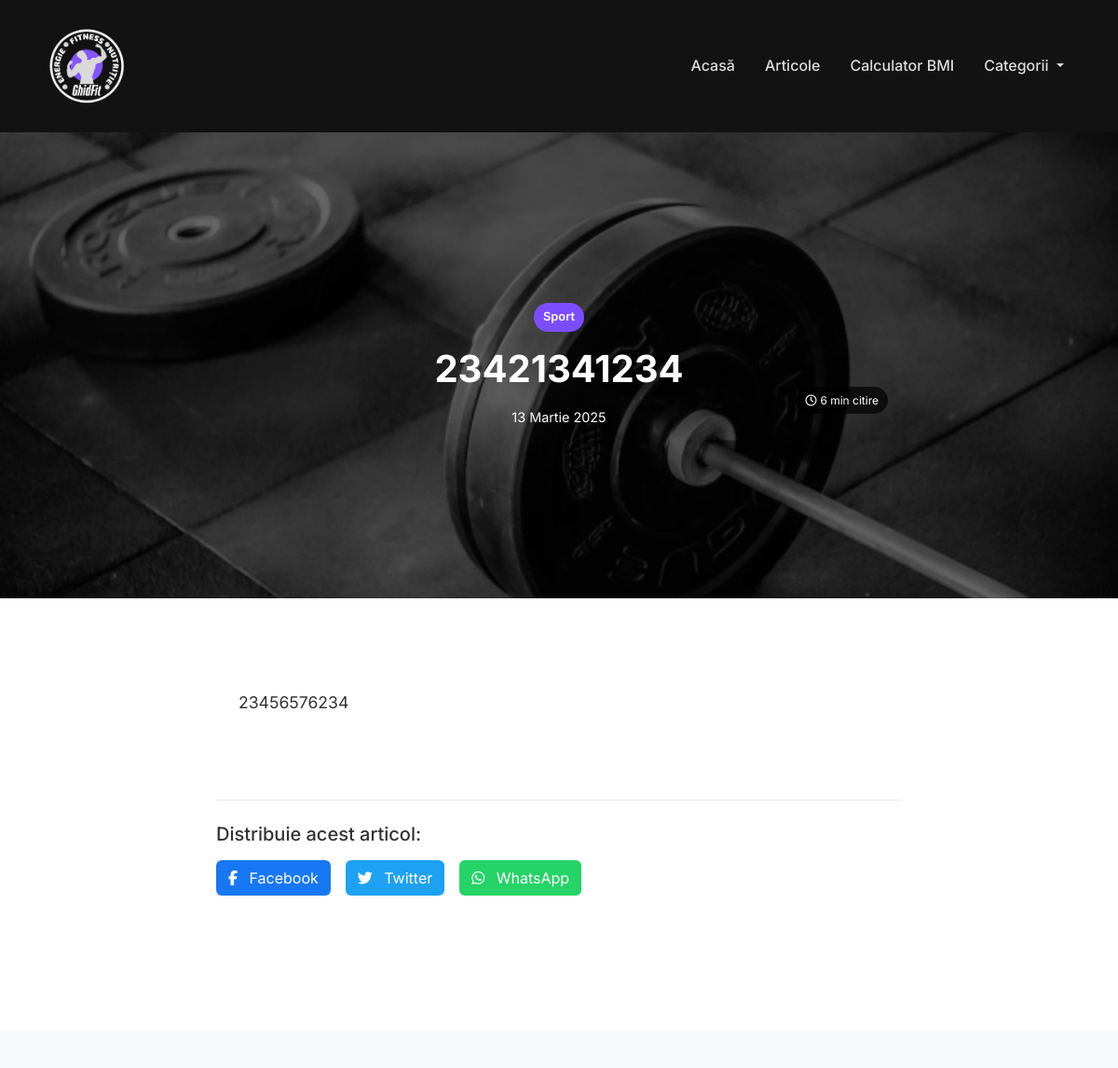
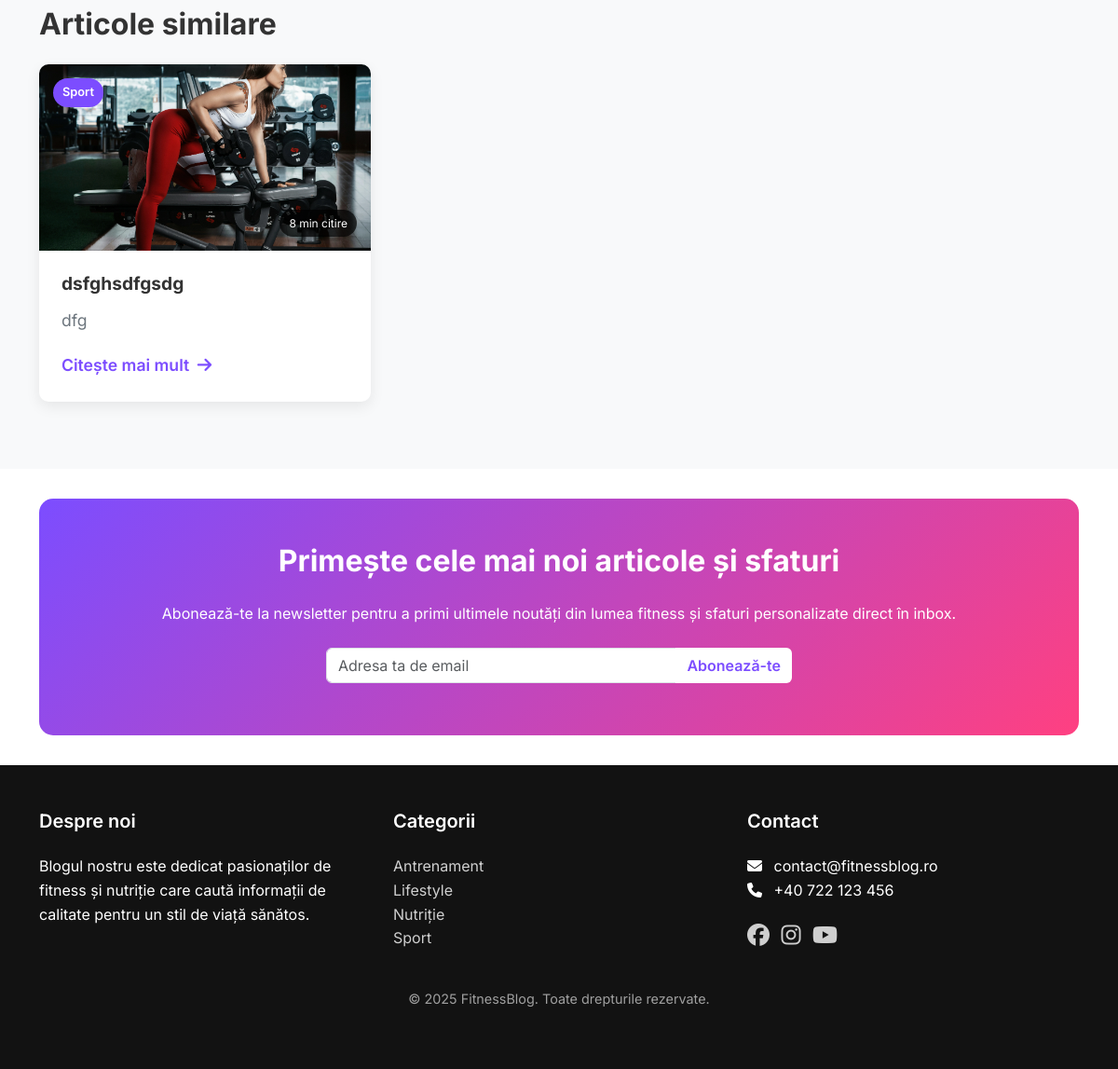
The app's page /articol/23421341234/ with its own data (2 pictures, top to bottom).
### blog/models.py (models this page shows, shortened)
class Article(models.Model):
    title = models.CharField(max_length=200, verbose_name='Titlu')
    slug = models.SlugField(unique=True, verbose_name='Slug')
    content = RichTextField(verbose_name='Conținut')
    featured_image = models.ImageField(upload_to='articles/', verbose_name='Imagine principală')
    category = models.ForeignKey(Category, on_delete=models.CASCADE, related_name='articles', verbose_name='Categorie')
    created_at = models.DateTimeField(auto_now_add=True, verbose_name='Data creării')
    updated_at = models.DateTimeField(auto_now=True, verbose_name='Data actualizării')
    read_time = models.IntegerField(default=5, verbose_name='Timp de citire (minute)')
    meta_title = models.CharField(max_length=200, blank=True, verbose_name='Titlu Meta')
    meta_description = models.TextField(blank=True, verbose_name='Descriere Meta')
    meta_keywords = models.CharField(max_length=200, blank=True, verbose_name='Cuvinte cheie Meta')
    class Meta:
        verbose_name = 'Articol'
        verbose_name_plural = 'Articole'
        ordering = ['-created_at']

class Category(models.Model):
    name = models.CharField(max_length=100, verbose_name='Nume')
    slug = models.SlugField(unique=True, verbose_name='Slug')
    icon = models.CharField(max_length=50, blank=True, null=True, verbose_name='Iconiță FontAwesome')
    class Meta:
        verbose_name = 'Categorie'
        verbose_name_plural = 'Categorii'
        ordering = ['name']

### blog/views.py (the view)
# urls.py: path('articol/<slug:slug>/', views.article_detail, name='article_detail'),
def article_detail(request, slug):
    article = get_object_or_404(Article, slug=slug)
    related_articles = Article.objects.filter(category=article.category).exclude(id=article.id).order_by('-created_at')[:3]
    adsense_locations = {
        ad.name: ad.ad_code for ad in AdSenseLocation.objects.filter(is_active=True)
    }
    context = {
        'article': article,
        'related_articles': related_articles,
        'adsense_locations': adsense_locations,
    }
    return render(request, 'blog/article_detail.html', context)

### blog/context_processors.py (called while the page is built)
def global_context(request):
    categories = Category.objects.annotate(
        articles_count=Count('articles')
    ).filter(articles_count__gt=0)
    adsense_locations = {
        ad.name: ad.ad_code for ad in AdSenseLocation.objects.filter(is_active=True)
    }
    return {
        'categories': categories,
        'adsense_locations': adsense_locations
    }

### templates/blog/article_detail.html (shortened to what this page needs)
{% extends 'blog/base.html' %}
{% load static %}
{% block content %}
<div class="article-detail-container">
    <div class="article-header" style="background-image: url('{{ article.featured_image.url }}');">
        <div class="container">
            <div class="row">
                <div class="col-lg-8 mx-auto">
                    <div class="article-header-content text-center">
                        <span class="article-category {{ article.category.slug }}">{{ article.category.name }}</span>
                        <h1 class="article-title">{{ article.title }}</h1>
                        <div class="article-meta">
                            <span class="article-date">{{ article.created_at|date:"d F Y" }}</span>
                            <span class="article-time"><i class="far fa-clock me-1"></i>{{ article.read_time }} min citire</span>
                        </div>
                    </div>
                </div>
            </div>
        </div>
    </div>
    <div class="article-content-section py-5">
        <div class="container">
            <div class="row">
                <div class="col-lg-8 mx-auto">
                    <div class="article-content">
                        {{ article.content|safe|linebreaks }}
                    </div>
                    <div class="article-share mt-5">
                        <h5>Distribuie acest articol:</h5>
                        <div class="share-buttons">
                            <a href="https://www.facebook.com/sharer/sharer.php?u={{ request.build_absolute_uri }}" target="_blank" class="btn btn-facebook">
                                <i class="fab fa-facebook-f me-2"></i> Facebook
                            </a>
                            <a href="https://twitter.com/intent/tweet?url={{ request.build_absolute_uri }}&text={{ article.title }}" target="_blank" class="btn btn-twitter">
                                <i class="fab fa-twitter me-2"></i> Twitter
                            </a>
                            <a href="https://api.whatsapp.com/send?text={{ article.title }} {{ request.build_absolute_uri }}" target="_blank" class="btn btn-whatsapp">
                                <i class="fab fa-whatsapp me-2"></i> WhatsApp
                            </a>
                        </div>
                    </div>
                </div>
            </div>
        </div>
    </div>
    <div class="related-articles-section py-5 bg-light">
        <div class="container">
            <h2 class="section-title mb-4">Articole similare</h2>
            <div class="row">
                {% for related in related_articles %}
                <div class="col-md-4 mb-4">
                    <div class="article-card">
                        <div class="article-img">
                            <img src="{{ related.featured_image.url }}" alt="{{ related.title }}">
                            <div class="article-category {{ related.category.slug }}">{{ related.category.name }}</div>
                            <div class="article-time">{{ related.read_time }} min citire</div>
                        </div>
                        <div class="article-content">
                            <h3 class="article-title"><a href="{% url 'blog:article_detail' related.slug %}">{{ related.title }}</a></h3>
                            <p class="article-excerpt">{{ related.content|truncatechars:100 }}</p>
                            <a href="{% url 'blog:article_detail' related.slug %}" class="read-more">Citește mai mult <i class="fas fa-arrow-right ms-1"></i></a>
                        </div>
                    </div>
                </div>
                {% empty %}
                <div class="col-12 text-center">
                    <p>Nu există articole similare momentan.</p>
                </div>
                {% endfor %}
            </div>
        </div>
    </div>
</div>
{% endblock %}

### templates/blog/base.html (shortened to what this page needs)
<!DOCTYPE html>
<html lang="ro">
<head>
    <link rel="stylesheet" href="https://cdnjs.cloudflare.com/ajax/libs/font-awesome/6.5.1/css/all.min.css">
    <link href="https://cdn.jsdelivr.net/npm/bootstrap@5.3.2/dist/css/bootstrap.min.css" rel="stylesheet">
    {% load static %}
    <link rel="stylesheet" href="{% static 'css/styles.css' %}">
</head>
<body>
    <header class="header">
        <nav class="navbar navbar-expand-lg navbar-dark">
            <div class="container">
                <a class="navbar-brand mx-auto order-0" href="{% url 'blog:home' %}">
                    <picture>
                        <source srcset="{% static 'images/logo.webp' %}" type="image/webp">
                        <img src="{% static 'images/logo.webp' %}" alt="GhidFit" class="navbar-logo">
                    </picture>
                </a>
                <div class="collapse navbar-collapse order-2" id="navbarNav">
                    <ul class="navbar-nav ms-auto">
                        <li class="nav-item">
                            <a class="nav-link" href="{% url 'blog:home' %}">Acasă</a>
                        </li>
                        <li class="nav-item">
                            <a class="nav-link" href="{% url 'blog:all_articles' %}">Articole</a>
                        </li>
                        <li class="nav-item">
                            <a class="nav-link" href="{% url 'blog:bmi_calculator' %}">Calculator BMI</a>
                        </li>
                        <li class="nav-item dropdown">
                            <a class="nav-link dropdown-toggle" href="#" id="navbarDropdown" role="button" data-bs-toggle="dropdown" aria-expanded="false">
                                Categorii
                            </a>
                        </li>
                    </ul>
                </div>
            </div>
        </nav>
    </header>
    <main>
        {% block content %}{% endblock %}
    </main>
    <section class="newsletter-section">
        <div class="container">
            <div class="newsletter-container py-5 px-4">
                <div class="row">
                    <div class="col-lg-12 text-center">
                        <h2 class="section-title">Primește cele mai noi articole și sfaturi</h2>
                        <p class="mb-4">Abonează-te la newsletter pentru a primi ultimele noutăți din lumea fitness și sfaturi personalizate direct în inbox.</p>
                        <form id="newsletter-form" class="newsletter-form">
                            <div class="input-group">
                                <input type="email" class="form-control" id="email" name="email" placeholder="Adresa ta de email" required>
                                <button type="submit" class="btn subscribe-btn">Abonează-te</button>
                            </div>
                        </form>
                    </div>
                </div>
            </div>
        </div>
    </section>
    <footer class="footer py-5">
        <div class="container">
            <div class="row">
                <div class="col-md-4">
                    <h5>Despre noi</h5>
                    <p>Blogul nostru este dedicat pasionaților de fitness și nutriție care caută informații de calitate pentru un stil de viață sănătos.</p>
                </div>
                <div class="col-md-4">
                    <h5>Categorii</h5>
                    <ul class="list-unstyled">
                        {% for category in categories %}
                            <li><a href="{% url 'blog:category_articles' category.slug %}">{{ category.name }}</a></li>
                        {% endfor %}
                    </ul>
                </div>
                <div class="col-md-4">
                    <h5>Contact</h5>
                    <ul class="list-unstyled">
                        <li><i class="fas fa-envelope me-2"></i> contact@fitnessblog.ro</li>
                        <li><i class="fas fa-phone me-2"></i> +40 722 123 456</li>
                    </ul>
                    <div class="social-icons mt-3">
                        <a href="#" class="me-2"><i class="fab fa-facebook"></i></a>
                        <a href="#" class="me-2"><i class="fab fa-instagram"></i></a>
                        <a href="#" class="me-2"><i class="fab fa-youtube"></i></a>
                    </div>
                </div>
            </div>
            <div class="row mt-4">
                <div class="col-md-12 text-center">
                    <p class="copyright">© 2025 FitnessBlog. Toate drepturile rezervate.</p>
                </div>
            </div>
        </div>
    </footer>
</body>
</html>

### static/css/styles.css (style rules this page uses)
:root { --primary-color: #7c4dff; --primary-hover: #6a3ff5; --secondary-color: #ff4081; --secondary-hover: #f50057; --text-color: #333; --light-text: #fff; --dark-bg: #121212; --light-bg: #f9f9f9; --gray-color: #6c757d; --border-color: #e9ecef; --antrenament-color: #ff5722; --nutritie-color: #4caf50; --lifestyle-color: #2196f3; }
body { font-family: 'Inter', sans-serif; color: var(--text-color); line-height: 1.6; background-color: #fff; }
a { color: var(--primary-color); text-decoration: none; transition: all 0.3s ease; }
.section-title { font-weight: 700; margin-bottom: 1.5rem; }
.header { background-color: var(--dark-bg); }
.navbar-dark { padding: 1rem 0; }
.navbar-logo { height: 100px; width: auto; }
.navbar-dark .navbar-nav .nav-link { color: rgba(255, 255, 255, 0.85); font-weight: 500; padding: 0.5rem 1rem; }
.navbar-brand { font-family: 'Inter', sans-serif; font-weight: 700; font-size: 1.5rem; letter-spacing: -0.5px; }
.article-card { border-radius: 10px; overflow: hidden; box-shadow: 0 5px 15px rgba(0, 0, 0, 0.08); transition: all 0.3s ease; height: 100%; display: flex; flex-direction: column; background-color: white; }
.article-img { position: relative; height: 200px; }
.article-img img { width: 100%; height: 100%; object-fit: cover; }
.article-category { position: absolute; top: 15px; left: 15px; background-color: var(--primary-color); color: white; padding: 5px 10px; border-radius: 20px; font-size: 0.8rem; font-weight: 600; }
.article-time { position: absolute; bottom: 15px; right: 15px; background-color: rgba(0, 0, 0, 0.7); color: white; padding: 5px 10px; border-radius: 20px; font-size: 0.75rem; }
.article-content { padding: 1.5rem; flex: 1; display: flex; flex-direction: column; }
.article-title { font-size: 1.2rem; font-weight: 700; margin-bottom: 0.75rem; }
.article-title a { color: var(--text-color); }
.article-excerpt { color: var(--gray-color); margin-bottom: 1rem; flex-grow: 1; }
.read-more { font-weight: 600; color: var(--primary-color); margin-top: auto; }
.newsletter-section { padding: 2rem 0; }
.newsletter-container { background: linear-gradient(135deg, var(--primary-color), var(--secondary-color)); border-radius: 15px; color: white; }
.newsletter-form { max-width: 500px; margin: 0 auto; }
.subscribe-btn { background-color: white; color: var(--primary-color); font-weight: 600; border: none; transition: all 0.3s ease; }
.footer { background-color: var(--dark-bg); color: white; }
.footer h5 { color: white; font-weight: 600; margin-bottom: 1.5rem; }
.footer a { color: rgba(255, 255, 255, 0.8); transition: all 0.3s ease; }
.footer .social-icons a { font-size: 1.5rem; margin-right: 1rem; }
.copyright { color: rgba(255, 255, 255, 0.6); font-size: 0.9rem; }
.article-header { height: 500px; background-size: cover; background-position: center; position: relative; color: white; display: flex; align-items: center; }
.article-header::before { content: ''; position: absolute; top: 0; left: 0; width: 100%; height: 100%; background: rgba(0, 0, 0, 0.6); }
.article-header-content { position: relative; z-index: 1; }
.article-header .article-category { position: relative; top: auto; left: auto; display: inline-block; margin-bottom: 1rem; }
.article-header .article-title { font-size: 2.5rem; margin-bottom: 1rem; }
.article-meta { display: flex; justify-content: center; gap: 2rem; font-size: 0.9rem; }
.article-content-section { background-color: white; }
.article-content { font-size: 1.1rem; line-height: 1.8; }
.article-share { border-top: 1px solid var(--border-color); padding-top: 1.5rem; }
.share-buttons { display: flex; gap: 1rem; margin-top: 1rem; }
.btn-facebook { background-color: #1877f2; color: white; }
.btn-twitter { background-color: #1da1f2; color: white; }
.btn-whatsapp { background-color: #25d366; color: white; }
.related-articles-section { background-color: var(--light-bg); }

### records on screen
Article: featured_image (placeholder picture), category.name "Sport", title "23421341234", created_at "13 Martie 2025", read_time "6", content "23456576234"
Article: featured_image (picture), category.name "Sport", read_time "8", title "dsfghsdfgsdg", content "dfg"
Category: name "Antrenament"
Category: name "Lifestyle"
Category: name "Nutriție"
Category: name "Sport"
